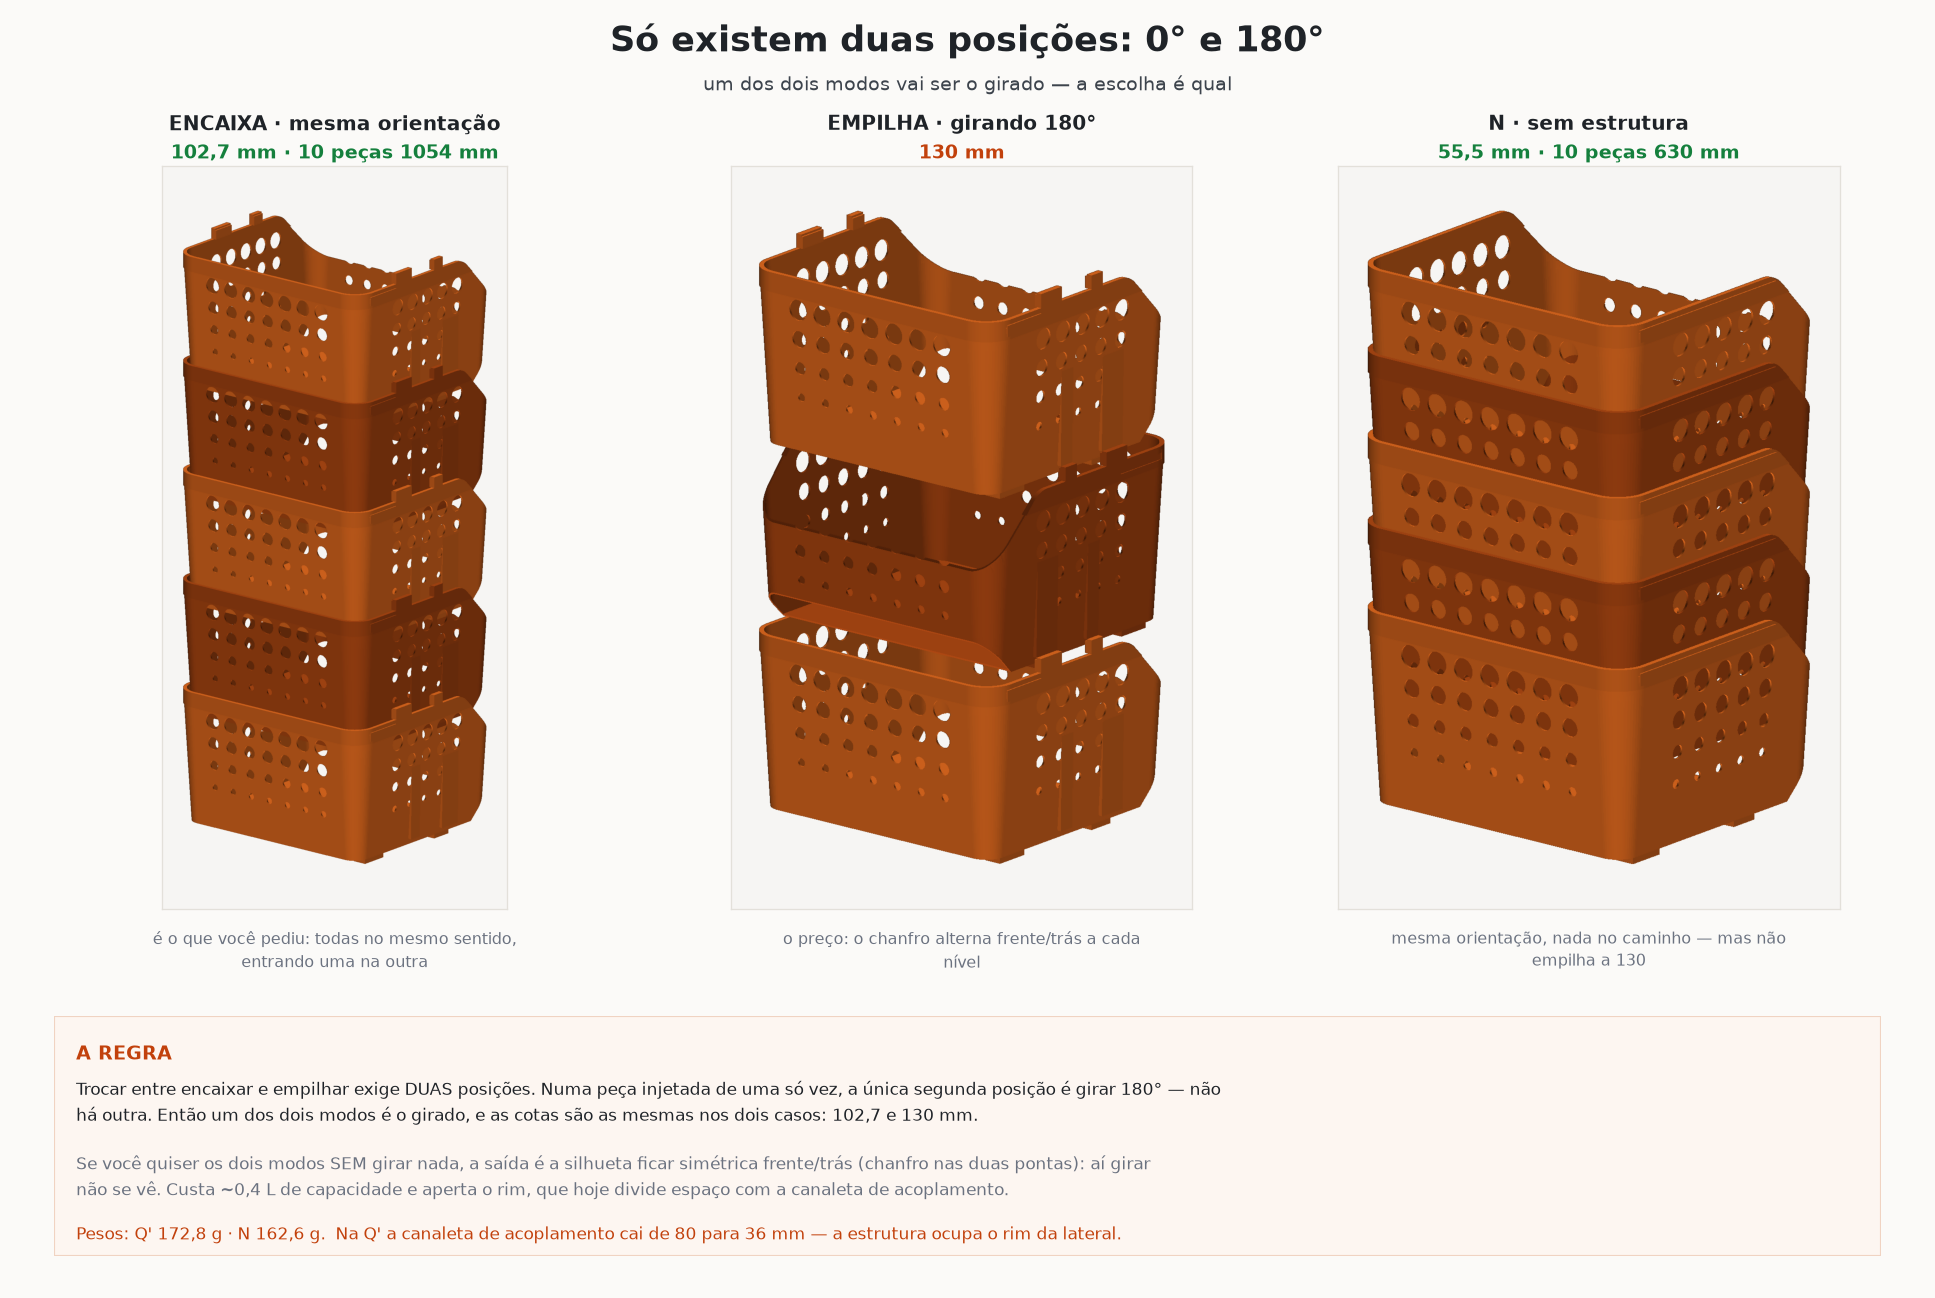

This figure's Python source:
#!/usr/bin/env python3
"""So existem DUAS posicoes: 0 e 180 graus. Um dos dois modos sera o girado.

Compara as tres saidas possiveis:
  Q  - empilha na mesma orientacao, encaixa girando   (o que eu tinha feito)
  Q' - encaixa na mesma orientacao, empilha girando   (o que o cliente pediu)
  N  - so encaixa, na mesma orientacao, a 55,5 mm     (sem estrutura)
"""
import os
import textwrap

import numpy as np
import trimesh
from build123d import export_stl

import modelo3d as M
import render
from empilha import passo

DEST = os.path.dirname(os.path.abspath(__file__))
COR, COR2 = (0.93, 0.44, 0.13), (0.72, 0.30, 0.08)
FUNDO, TINTA, GRIS, NOVO, VERDE = "#fbfaf8", "#1f2328", "#6b7280", "#c2410c", "#15803d"


def gira(m):
    t = m.copy()
    t.apply_transform(trimesh.transformations.rotation_matrix(np.pi, [0, 0, 1]))
    return t


def coluna(m, n, pas, alterna, arq):
    cena = []
    for i in range(n):
        t = (gira(m) if (alterna and i % 2) else m.copy())
        t.apply_translation([0, 0, i * pas])
        cena.append((t, COR if i % 2 == 0 else COR2))
    render.salvar(render.render(cena, direcao=(-1.0, -1.22, -0.5), largura=980),
                  os.path.join(DEST, arq))


def main():
    pq, _ = M.cesto("D", estrutura=True)
    export_stl(pq, os.path.join(DEST, "ori-q.stl"))
    mq = trimesh.load(os.path.join(DEST, "ori-q.stl"))
    pe_q, pg_q = passo(pq), passo(pq, True)

    pn, _ = M.cesto("D")
    export_stl(pn, os.path.join(DEST, "ori-n.stl"))
    mn = trimesh.load(os.path.join(DEST, "ori-n.stl"))
    pe_n = passo(pn)

    coluna(mq, 5, pe_q, False, "ori-q-encaixe.png")
    coluna(mq, 3, pg_q, True, "ori-q-pilha.png")
    coluna(mn, 5, pe_n, False, "ori-n-encaixe.png")
    print(f"Q' encaixe mesma orientacao {pe_q:.1f} | pilha girada {pg_q:.1f} | "
          f"peso {pq.volume*M.RHO:.1f} g")
    print(f"N  encaixe mesma orientacao {pe_n:.1f} | peso {pn.volume*M.RHO:.1f} g")
    folha(pe_q, pg_q, pe_n, pq.volume * M.RHO, pn.volume * M.RHO)


def folha(pe_q, pg_q, pe_n, peso_q, peso_n):
    import matplotlib
    matplotlib.use("Agg")
    import matplotlib.pyplot as plt
    from matplotlib.patches import Rectangle
    from PIL import Image
    fig = plt.figure(figsize=(16.4, 11.0), facecolor=FUNDO)
    fig.text(0.5, 0.982, "Só existem duas posições: 0° e 180°",
             ha="center", va="top", fontsize=21.5, color=TINTA, weight="bold")
    fig.text(0.5, 0.942, "um dos dois modos vai ser o girado — a escolha é qual",
             ha="center", va="top", fontsize=11.5, color="#3d444d")

    cols = [("ori-q-encaixe.png", "ENCAIXA · mesma orientação",
             f"{pe_q:.1f} mm".replace(".", ",") + " · 10 peças "
             f"{130+9*pe_q:.0f} mm", VERDE,
             "é o que você pediu: todas no mesmo sentido, entrando uma na outra"),
            ("ori-q-pilha.png", "EMPILHA · girando 180°",
             f"{pg_q:.0f} mm", NOVO,
             "o preço: o chanfro alterna frente/trás a cada nível"),
            ("ori-n-encaixe.png", "N · sem estrutura",
             f"{pe_n:.1f} mm".replace(".", ",") + " · 10 peças "
             f"{130+9*pe_n:.0f} mm", VERDE,
             "mesma orientação, nada no caminho — mas não empilha a 130")]
    for j, (arq, tit, cota, cor, sub) in enumerate(cols):
        x = 0.028 + j * 0.324
        fig.text(x + 0.145, 0.912, tit, ha="center", va="top", fontsize=12.5,
                 color=TINTA, weight="bold")
        fig.text(x + 0.145, 0.889, cota, ha="center", va="top", fontsize=11.5,
                 color=cor, weight="bold")
        ax = fig.add_axes([x, 0.30, 0.29, 0.572])
        ax.imshow(np.asarray(Image.open(os.path.join(DEST, arq))))
        ax.set_xticks([]); ax.set_yticks([])
        for s in ax.spines.values():
            s.set_color("#e3e0da")
        fig.text(x + 0.145, 0.285, "\n".join(textwrap.wrap(sub, 46)),
                 ha="center", va="top", fontsize=9.6, color=GRIS,
                 linespacing=1.4)

    bx = fig.add_axes([0.028, 0.032, 0.944, 0.185]); bx.axis("off")
    bx.set_xlim(0, 1); bx.set_ylim(0, 1)
    bx.add_patch(Rectangle((0, 0), 1, 1, transform=bx.transAxes,
                           facecolor="#fdf6f1", edgecolor="#f0d3c2", lw=1.3))
    bx.text(0.012, 0.88, "A REGRA", fontsize=11.5, color=NOVO, weight="bold",
            va="top")
    bx.text(0.012, 0.64, "\n".join(textwrap.wrap(
        "Trocar entre encaixar e empilhar exige DUAS posições. Numa peça "
        "injetada de uma só vez, a única segunda posição é girar 180° — não há "
        "outra. Então um dos dois modos é o girado, e as cotas são as mesmas "
        "nos dois casos: 102,7 e 130 mm.", 130)),
        fontsize=10.2, color=TINTA, va="center", linespacing=1.55)
    bx.text(0.012, 0.33, "\n".join(textwrap.wrap(
        "Se você quiser os dois modos SEM girar nada, a saída é a silhueta "
        "ficar simétrica frente/trás (chanfro nas duas pontas): aí girar não se "
        "vê. Custa ~0,4 L de capacidade e aperta o rim, que hoje divide espaço "
        "com a canaleta de acoplamento.", 130)),
        fontsize=10.2, color=GRIS, va="center", linespacing=1.55)
    bx.text(0.012, 0.09, f"Pesos: Q' {peso_q:.1f} g".replace(".", ",") +
            f" · N {peso_n:.1f} g".replace(".", ",") +
            ".  Na Q' a canaleta de acoplamento cai de 80 para 36 mm — a "
            "estrutura ocupa o rim da lateral.",
            fontsize=10.2, color=NOVO, va="center")
    fig.savefig(os.path.join(DEST, "orientacao.png"), dpi=118, facecolor=FUNDO)
    print("gerado orientacao.png")


if __name__ == "__main__":
    main()
